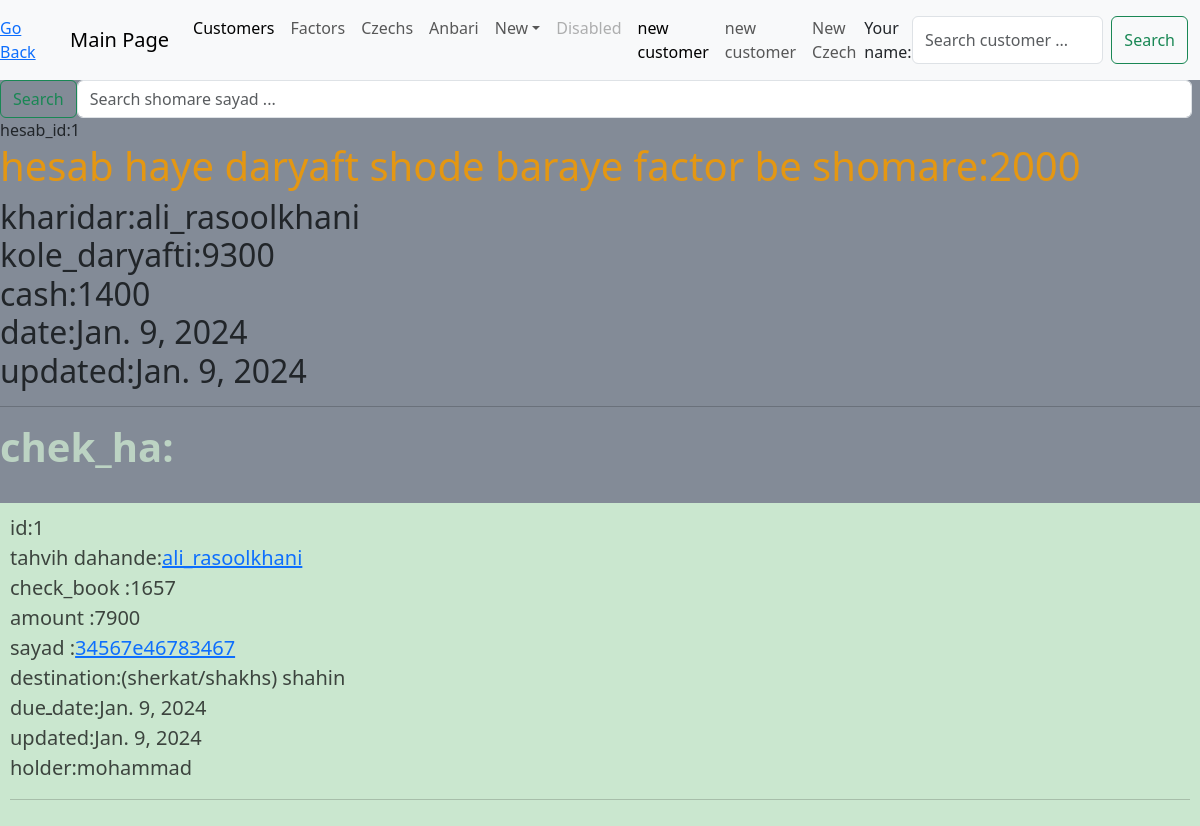
The page /chek/hesab-for-factor/1 on the database as committed earlier.
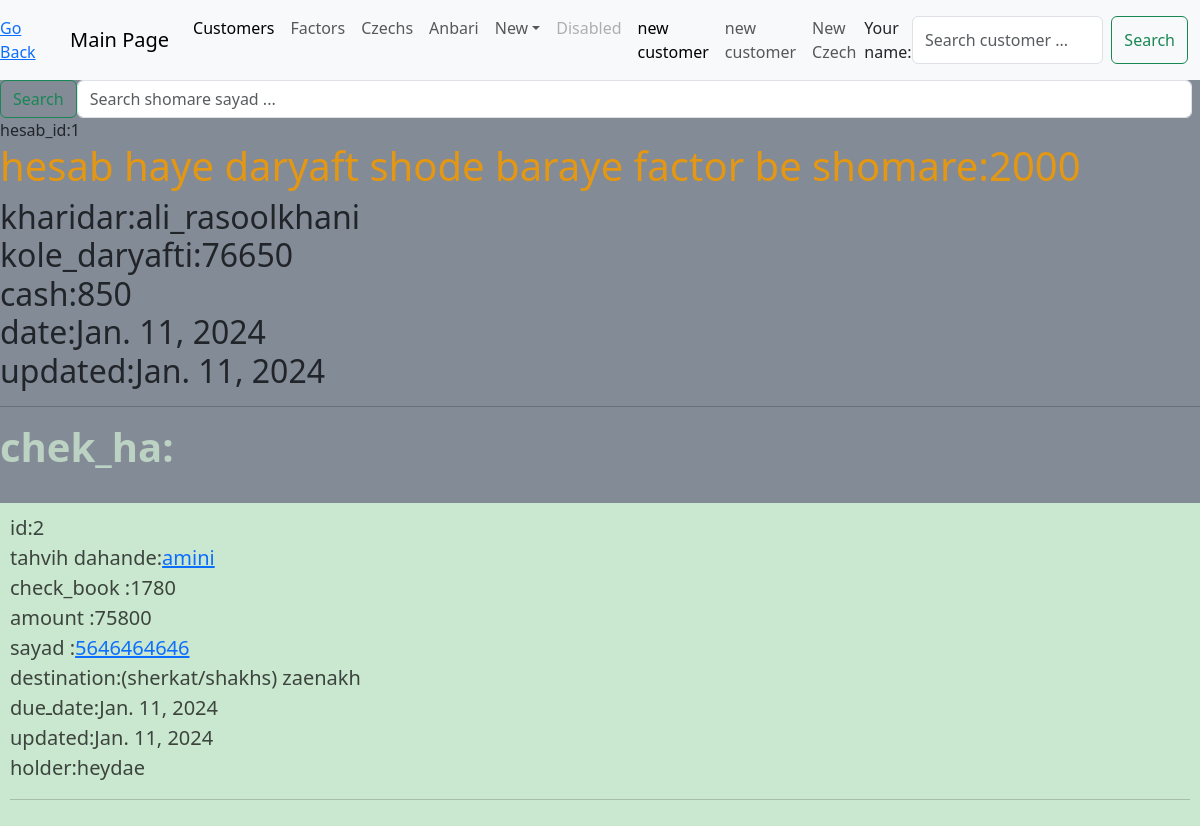
The same page on the database as committed later.
### chek0/models.py (models this page shows, shortened)
class Received(models.Model):
    chek = models.ManyToManyField(Czech, blank=True)
    cash = models.IntegerField(blank=True, null=True)
    date = models.DateField(auto_now_add=True)
    updated = models.DateField(auto_now=True)
    @property
    def total_received(self):
        total_price = sum(int(t.amount) or 0 for t in self.chek.all())
        total_cash = self.cash or 0
        total = total_price + total_cash
        return total or 0

class Czech(models.Model):
    chec_bearer = models.ForeignKey(Client, null=True, on_delete=models.SET_NULL)
    check_book = models.IntegerField(unique=True)
    sayad = models.CharField(max_length=16, unique=True)
    dueـdate = models.CharField(max_length=15)
    amount = models.CharField(max_length=20)
    national_code = models.CharField(max_length=20, unique=True)
    destination = models.CharField(max_length=100, null=True, blank=True)
    dueـdate = models.DateField(auto_now_add=True)
    updated = models.DateField(auto_now=True)
    holder = models.CharField(max_length=100, null=True, blank=True)
    class RegistereChoice(models.TextChoices):
        Yes = 'yes'
        No = 'no'
    is_registered = models.CharField(max_length=16, choices =RegistereChoice, default=RegistereChoice.No)
    class Meta:
        ordering = ['-check_book', ]
    check_photo = models.ImageField( blank=True, null=True, upload_to="chekha")

### customer0/models.py (models this page shows, shortened)
class Client(models.Model):
    name = models.CharField(max_length=50, unique=True)
    national_code = models.CharField(max_length=16, blank =True, null = True, unique=True)
    phonr_number = models.CharField(max_length=16, unique=True)
    address = models.TextField()
    creditـlimit = models.CharField(max_length=16)
    class Meta:
        ordering = ['name', ]
        verbose_name_plural = "Clients"
    def __str__(self) -> str:
        return self.name[0:50]

### chek0/views.py (the view)
# urls.py: path('hesab-for-factor/<int:factor_id>', views.daryafti_profile, name='daryafti_profile'),
def daryafti_profile(request, factor_id):
    factors = Invoice.objects.all()
    factor = factors.get(id = factor_id)
    factor_number = factor.invoice_number
    received = factor.received
    cheks = received.chek.all()
    cash = received.cash
    date = received.date
    updated = received.date
    hesab_id = received.id
    kole_daryafti = received.total_received
    context = {'factor':factor,'cash':cash, 'cheks':cheks, 'date':date, 'updated':updated,
               'hesab_id':hesab_id, 'kole_daryafti':kole_daryafti}
    return render(request, "chek0/hesab_profile.html", context)

### chek0/templates/chek0/hesab_profile.html (shortened to what this page needs)
{% extends 'main.html' %}
{% block content %}
hesab_id:{{hesab_id}} <br>
<h1 id = "page">
    hesab haye daryaft shode baraye factor be shomare:{{factor.invoice_number}}
</h1>
<h2>
kharidar:{{factor.client}} <br>
kole_daryafti:{{kole_daryafti}} <br>
cash:{{cash}} <br>
date:{{date}} <br>
updated:{{updated}} <br>
</h2><hr>
<h1 id="chek"> chek_ha:</h1>
{% for chek in cheks %}<br>
<div class="customer">
    id:{{chek.id}} <br>
    tahvih dahande:<a href="{% url 'customer:profile' chek.chec_bearer.id %}">{{chek.chec_bearer}}</a> <br>
    check_book :{{chek.check_book}}<br>
    amount :{{chek.amount}} <br>
    sayad :<a href="{% url 'chek:profile' chek.id %}">{{chek.sayad}}</a> <br>
    destination:(sherkat/shakhs) {{chek.destination}}<br>
    dueـdate:{{chek.dueـdate}}<br>
    updated:{{chek.updated}}<br>
    holder:{{chek.holder}}<br><hr>
</div>
{% endfor %}
{% endblock content %}

Rows that differ between the two databases and show on the page:
no longer on this page (row edited): Czech: id "1", chec_bearer "ali_rasoolkhani", check_book "1657", amount "7900", sayad "34567e46783467", destination "shahin", dueـdate "Jan. 9, 2024", updated "Jan. 9, 2024", holder "mohammad"
changed Received: date "Jan. 9, 2024" → "Jan. 11, 2024"
now on this page (row edited): Czech: id "2", chec_bearer "amini", check_book "1780", amount "75800", sayad "5646464646", destination "zaenakh", dueـdate "Jan. 11, 2024", updated "Jan. 11, 2024", holder "heydae"
Other text that changed with them:
{{ kole_daryafti }}: "9300" → "76650"
{{ cash }}: "1400" → "850"
